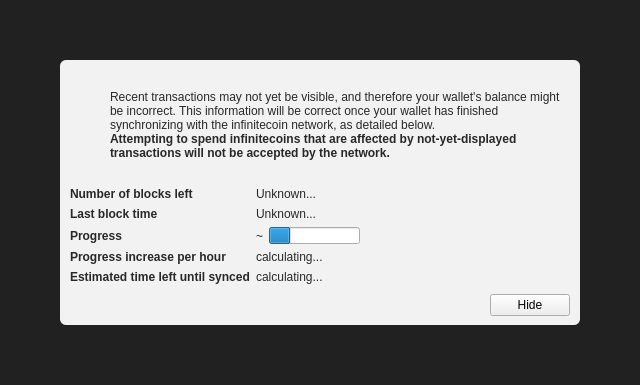
<?xml version="1.0" encoding="UTF-8"?>
<ui version="4.0">
 <class>ModalOverlay</class>
 <widget class="ModalOverlay" name="ModalOverlay">
  <property name="geometry">
   <rect>
    <x>0</x>
    <y>0</y>
    <width>640</width>
    <height>385</height>
   </rect>
  </property>
  <property name="windowTitle">
   <string>Form</string>
  </property>
  <layout class="QVBoxLayout" name="verticalLayout" stretch="0">
   <property name="sizeConstraint">
    <enum>QLayout::SetDefaultConstraint</enum>
   </property>
   <property name="leftMargin">
    <number>0</number>
   </property>
   <property name="topMargin">
    <number>0</number>
   </property>
   <property name="rightMargin">
    <number>0</number>
   </property>
   <property name="bottomMargin">
    <number>0</number>
   </property>
   <item>
    <widget class="QWidget" name="bgWidget" native="true">
     <property name="styleSheet">
      <string notr="true">#bgWidget { background: rgba(0,0,0,220); }</string>
     </property>
     <layout class="QVBoxLayout" name="verticalLayoutMain" stretch="1">
      <property name="leftMargin">
       <number>60</number>
      </property>
      <property name="topMargin">
       <number>60</number>
      </property>
      <property name="rightMargin">
       <number>60</number>
      </property>
      <property name="bottomMargin">
       <number>60</number>
      </property>
      <item>
       <widget class="QWidget" name="contentWidget" native="true">
        <property name="styleSheet">
         <string notr="true">#contentWidget { background: rgba(255,255,255,240); border-radius: 6px; }

QLabel { color: rgb(40,40,40);  }</string>
        </property>
        <layout class="QVBoxLayout" name="verticalLayoutSub" stretch="1,0,0,0">
         <property name="spacing">
          <number>0</number>
         </property>
         <property name="leftMargin">
          <number>10</number>
         </property>
         <property name="topMargin">
          <number>10</number>
         </property>
         <property name="rightMargin">
          <number>10</number>
         </property>
         <property name="bottomMargin">
          <number>10</number>
         </property>
         <item>
          <layout class="QHBoxLayout" name="horizontalLayoutIconText" stretch="0,1">
           <property name="topMargin">
            <number>20</number>
           </property>
           <item>
            <layout class="QVBoxLayout" name="verticalLayoutIcon">
             <property name="leftMargin">
              <number>0</number>
             </property>
             <item>
              <widget class="QPushButton" name="warningIcon">
               <property name="enabled">
                <bool>false</bool>
               </property>
               <property name="text">
                <string/>
               </property>
               <property name="icon">
                <iconset>
                 <normaloff>:/icons/warning</normaloff>
                 <disabledoff>:/icons/warning</disabledoff>:/icons/warning</iconset>
               </property>
               <property name="iconSize">
                <size>
                 <width>48</width>
                 <height>48</height>
                </size>
               </property>
               <property name="flat">
                <bool>true</bool>
               </property>
              </widget>
             </item>
             <item>
              <spacer name="verticalSpacerWarningIcon">
               <property name="orientation">
                <enum>Qt::Vertical</enum>
               </property>
               <property name="sizeHint" stdset="0">
                <size>
                 <width>20</width>
                 <height>40</height>
                </size>
               </property>
              </spacer>
             </item>
            </layout>
           </item>
           <item>
            <layout class="QVBoxLayout" name="verticalLayoutInfoText">
             <property name="leftMargin">
              <number>0</number>
             </property>
             <property name="topMargin">
              <number>0</number>
             </property>
             <item>
              <widget class="QLabel" name="infoText">
               <property name="text">
                <string>Recent transactions may not yet be visible, and therefore your wallet's balance might be incorrect. This information will be correct once your wallet has finished synchronizing with the infinitecoin network, as detailed below.</string>
               </property>
               <property name="textFormat">
                <enum>Qt::RichText</enum>
               </property>
               <property name="wordWrap">
                <bool>true</bool>
               </property>
              </widget>
             </item>
             <item>
              <widget class="QLabel" name="infoTextStrong">
               <property name="font">
                <font>
                 <weight>75</weight>
                 <bold>true</bold>
                </font>
               </property>
               <property name="text">
                <string>Attempting to spend infinitecoins that are affected by not-yet-displayed transactions will not be accepted by the network.</string>
               </property>
               <property name="textFormat">
                <enum>Qt::RichText</enum>
               </property>
               <property name="wordWrap">
                <bool>true</bool>
               </property>
              </widget>
             </item>
             <item>
              <spacer name="verticalSpacerInTextSpace">
               <property name="orientation">
                <enum>Qt::Vertical</enum>
               </property>
               <property name="sizeHint" stdset="0">
                <size>
                 <width>20</width>
                 <height>40</height>
                </size>
               </property>
              </spacer>
             </item>
            </layout>
           </item>
          </layout>
         </item>
         <item>
          <spacer name="verticalSpacerAfterText">
           <property name="orientation">
            <enum>Qt::Vertical</enum>
           </property>
           <property name="sizeHint" stdset="0">
            <size>
             <width>20</width>
             <height>40</height>
            </size>
           </property>
          </spacer>
         </item>
         <item>
          <layout class="QFormLayout" name="formLayout">
           <property name="fieldGrowthPolicy">
            <enum>QFormLayout::FieldsStayAtSizeHint</enum>
           </property>
           <property name="horizontalSpacing">
            <number>6</number>
           </property>
           <property name="verticalSpacing">
            <number>6</number>
           </property>
           <property name="topMargin">
            <number>10</number>
           </property>
           <item row="0" column="0">
            <widget class="QLabel" name="labelNumberOfBlocksLeft">
             <property name="font">
              <font>
               <weight>75</weight>
               <bold>true</bold>
              </font>
             </property>
             <property name="text">
              <string>Number of blocks left</string>
             </property>
            </widget>
           </item>
           <item row="0" column="1">
            <widget class="QLabel" name="numberOfBlocksLeft">
             <property name="text">
              <string>Unknown...</string>
             </property>
            </widget>
           </item>
           <item row="1" column="0">
            <widget class="QLabel" name="labelLastBlockTime">
             <property name="font">
              <font>
               <weight>75</weight>
               <bold>true</bold>
              </font>
             </property>
             <property name="text">
              <string>Last block time</string>
             </property>
            </widget>
           </item>
           <item row="1" column="1">
            <widget class="QLabel" name="newestBlockDate">
             <property name="sizePolicy">
              <sizepolicy hsizetype="Maximum" vsizetype="Preferred">
               <horstretch>0</horstretch>
               <verstretch>0</verstretch>
              </sizepolicy>
             </property>
             <property name="text">
              <string>Unknown...</string>
             </property>
            </widget>
           </item>
           <item row="2" column="0">
            <widget class="QLabel" name="labelSyncDone">
             <property name="font">
              <font>
               <weight>75</weight>
               <bold>true</bold>
              </font>
             </property>
             <property name="text">
              <string>Progress</string>
             </property>
            </widget>
           </item>
           <item row="2" column="1">
            <layout class="QHBoxLayout" name="horizontalLayoutSync" stretch="0,1">
             <item>
              <widget class="QLabel" name="percentageProgress">
               <property name="text">
                <string notr="true">~</string>
               </property>
              </widget>
             </item>
             <item>
              <widget class="QProgressBar" name="progressBar">
               <property name="value">
                <number>24</number>
               </property>
               <property name="format">
                <string/>
               </property>
              </widget>
             </item>
            </layout>
           </item>
           <item row="4" column="0">
            <widget class="QLabel" name="labelProgressIncrease">
             <property name="font">
              <font>
               <weight>75</weight>
               <bold>true</bold>
              </font>
             </property>
             <property name="text">
              <string>Progress increase per hour</string>
             </property>
            </widget>
           </item>
           <item row="4" column="1">
            <widget class="QLabel" name="progressIncreasePerH">
             <property name="text">
              <string>calculating...</string>
             </property>
            </widget>
           </item>
           <item row="5" column="0">
            <widget class="QLabel" name="labelEstimatedTimeLeft">
             <property name="font">
              <font>
               <weight>75</weight>
               <bold>true</bold>
              </font>
             </property>
             <property name="text">
              <string>Estimated time left until synced</string>
             </property>
            </widget>
           </item>
           <item row="5" column="1">
            <widget class="QLabel" name="expectedTimeLeft">
             <property name="text">
              <string>calculating...</string>
             </property>
            </widget>
           </item>
          </layout>
         </item>
         <item>
          <layout class="QHBoxLayout" name="horizontalLayoutButtons">
           <property name="leftMargin">
            <number>10</number>
           </property>
           <property name="topMargin">
            <number>10</number>
           </property>
           <item>
            <spacer name="horizontalSpacer">
             <property name="orientation">
              <enum>Qt::Horizontal</enum>
             </property>
             <property name="sizeHint" stdset="0">
              <size>
               <width>40</width>
               <height>20</height>
              </size>
             </property>
            </spacer>
           </item>
           <item>
            <widget class="QPushButton" name="closeButton">
             <property name="text">
              <string>Hide</string>
             </property>
            </widget>
           </item>
          </layout>
         </item>
        </layout>
       </widget>
      </item>
     </layout>
    </widget>
   </item>
  </layout>
 </widget>
 <customwidgets>
  <customwidget>
   <class>ModalOverlay</class>
   <extends>QWidget</extends>
   <header>modaloverlay.h</header>
   <container>1</container>
  </customwidget>
 </customwidgets>
 <resources/>
 <connections/>
</ui>
